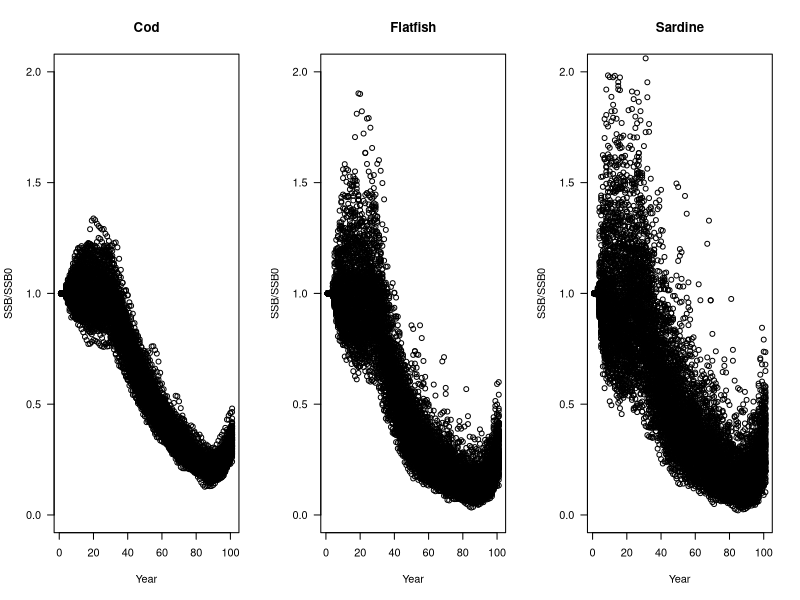
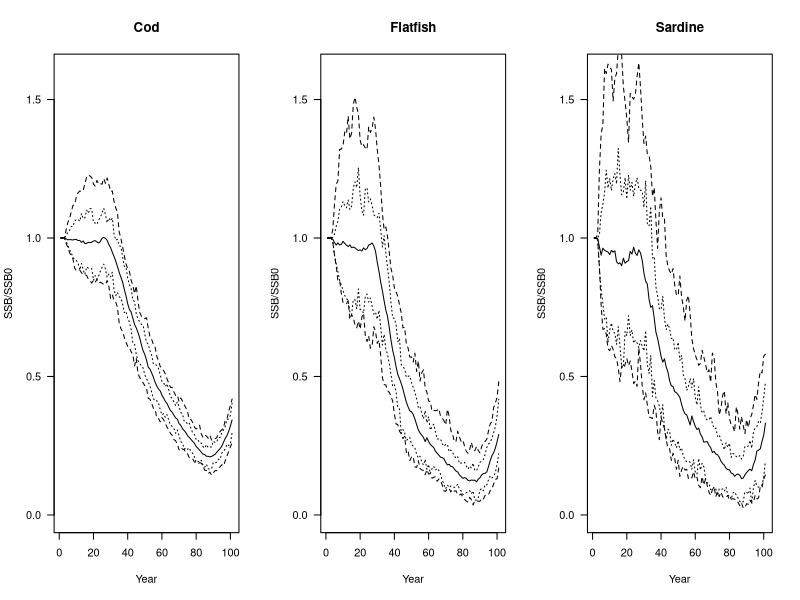

Write R code to recreate these figures, in order.
#####################################################
#Population Simulations for each Life-history type
#####################################################

#Still need to save population output
SimPop<-function(seed=1,
                 fage=0,
                 lage=15,
                 fyear=1,
                 lyear=100,
                 Linf=25,
                 a3=0.5,
                 L1=10,
                 BK=0.4,
                 Weight_scaling=1.7e-5,
                 Weight_allometry=2.9,
                 Mref=0.4,
                 Mat_50=15.9,
                 Mat_slope=-0.9,
                 Sel_50=15.9,
                 Sel_slope=3.3,
                 R0=exp(16),
                 h=0.59,
                 sd_rec=0.73,
                 fint=0.25,
                 fhigh=0.25,
                 flow=0.25,
                 stochastic=TRUE){      

set.seed(seed)

#Length at age
Lmin<-0
b<-(L1-Lmin)/a3
Laa<-Lmin+b*0
Laa<-NA
Laa[1]<-Lmin+b*0
Laa[2:lage]<-Linf+(L1-Linf)*exp(-BK*((1:(lage-1))-a3))
Laa[lage+1]<-Linf
Laa[1]<-uniroot(f=function(x) x+(x-Linf)*(exp(-BK)-1)-Laa[2], interval=c(0.01,100))$root

#Weight at age
Waa<-Weight_scaling*Laa^Weight_allometry

#Natural mortality at age
Maa<-Mref*(Laa/(Linf*0.75))^-1
#Maa<-rep(Mref,length(fage:lage))    #Constant M

#Maturity
Mat<-1/(1+exp(Mat_slope*(Laa-Mat_50)))

#Fishery Selectivity 
Sel<-1/(1+exp(-Sel_slope*(Laa-Sel_50)))
Sel<-Sel/max(Sel)

#Fishing intensity, starts in year 25
k_int<-0.15
mid_int<-20
F_int<-NA
#F_int[fyear:lyear]<-fint
F_int[fyear:25]<-0
F_int[26:85]<-fhigh/length(26:85)*(1:length(26:85))
F_int[86:lyear]<-F_int[85]+(flow-fhigh)/length(86:lyear)*(1:length(86:lyear))

#Now Pop Stuff
lxo<-c(1,cumprod(exp(-Maa[1:lage])))   #survivorship
lxo[lage+1]<-lxo[lage+1]/(1-exp(-Maa[lage+1]))   #plus group survivorship
N0aa<-R0*lxo
SSB0<-sum(N0aa*Mat*Waa)  #Unfished SSB calc

#Population Simulation
Faa<-Zaa<-matrix(NA, nrow=lyear, ncol=lage+1)
Naa<-matrix(NA, nrow=lyear+1, ncol=lage+1)
Naa[1,]<-N0aa
SSB<-sum(Naa[1,]*Mat*Waa)

for(i in fyear:lyear){
  Faa[i,]<-F_int[i]*Sel
  Zaa[i,]<-Maa+Faa[i,]
  for(j in 1:lage){
    Naa[i+1,j+1]<-Naa[i,j]*exp(-Zaa[i,j])
  }
  Naa[i+1,lage+1]<-Naa[i+1,lage+1]+Naa[i,lage+1]*exp(-Zaa[i,lage+1]) #plus group
  
  SSB[i+1] <- sum(Naa[i+1,]*Mat*Waa, na.rm=TRUE)
  if (stochastic==TRUE){
   Naa[i+1,1] <- (4*h*R0*SSB[i+1])/(SSB0*(1-h)+SSB[i+1]*(5*h-1))*exp(rnorm(n=1,mean=0, sd=sd_rec)-0.5*sd_rec^2)
#   Naa[i+1,1] <- rlnorm(n=1,meanlog=log((4*h*R0*SSB[i+1])/(SSB0*(1-h)+SSB[i+1]*(5*h-1))), sdlog=sd_rec)
  } else {
   Naa[i+1,1] <- (4*h*R0*SSB[i+1])/(SSB0*(1-h)+SSB[i+1]*(5*h-1))
  }
}

Caa<-Faa/Zaa*Naa[1:lyear,]*(1-exp(-Zaa))

return(list(fage=fage,lage=lage,seed=seed,fyear=fyear,lyear=lyear,Linf=Linf,a3=a3,L1=L1,BK=BK,Weight_scaling=Weight_scaling,Weight_allometry=Weight_allometry,Mref=Mref,
            Mat_50=Mat_50,Mat_slope=Mat_slope,Sel_50=Sel_50,Sel_slope=Sel_slope,R0=R0,h=h,sd_rec=sd_rec,fint=fint,fhigh=fhigh,flow=flow,stochastic=stochastic,
            Laa=Laa,
            Waa=Waa,
            Mat=Mat,
            F_int=F_int,
            lxo=lxo,
            Naa=Naa,
            Caa=Caa,
            SSB=SSB,
            SSB0=SSB0,
            N0aa=N0aa,
            Maa=Maa,
            Sel=Sel,
            Faa=Faa,
            Zaa=Zaa))
}

#To get fmsy and stuff
#Tot_Yield=sum(t(t(Caa)*Waa))      Yield_TermYr=sum(Caa[lyear,]*Waa))


Get_Data<-function(OM=NA,              #Operating model from which to model
                   dat_seed=1,
                   sd_catch=0.05,
                   N_Comp=100,
                   q_index=0.0001,
                   sd_index=0.25){

  set.seed(dat_seed)
  #Getting Data
  Obs_Catch<-Obs_Index<-NA
  Obs_Catch_Comp<-matrix(NA,nrow=75,ncol=length(OM$fage:OM$lage))
  for (d in 26:100){
    Obs_Catch[d-25]<-rlnorm(1, meanlog=log(sum(OM$Caa[d,]*OM$Waa)), sdlog=sd_catch)
    Obs_Catch_Comp[d-25,]<-rmultinom(n=1,size=N_Comp, prob=OM$Caa[d,])
    Obs_Index[d-25]<-rlnorm(1, meanlog=log(sum(OM$Naa[d,]*((1-exp(-OM$Zaa[d,]))/OM$Zaa[d,])*OM$Sel*OM$Waa)*q_index), sdlog=sd_index)
  }
  
  return(list(OM=OM,dat_seed=dat_seed,sd_catch=sd_catch,N_Comp=N_Comp,q_index=q_index,sd_index=sd_index,
              Obs_Catch=Obs_Catch,
              Obs_Catch_Comp=Obs_Catch_Comp,
              Obs_Index=Obs_Index))
}



#Fhigh is F that equals 0.85 MSY, as is flow

#Sardine, 0.33 is fmsy for Sardine, fhigh is 0.6021535, flow is 0.16
#MSY 46304.48 (*0.85 = 39358.81)
Nsim<-100
Sardine_runs<-list()
for (s in 1:Nsim){
 Sardine_runs[[s]]<-SimPop(seed=s,fage=0,lage=15,fyear=1,lyear=100,
   Linf=25,
   a3=0.5,
   L1=10,
   BK=0.4,
   Weight_scaling=1.7e-5,
   Weight_allometry=2.9,
   Mref=0.4,
   Mat_50=15.9,
   Mat_slope=-0.9,
   Sel_50=15.9,
   Sel_slope=3.3,
   R0=exp(16),
   h=0.59,
   sd_rec=0.73,
   fhigh=0.6021535, 
   flow=0.16,
   stochastic=TRUE)
}

#For Flatfish, fmsy is 0.25, MSY is 1596.706 (*0.85= 1357.2), and fhigh which reaches 0.85*MSY is 0.516, flow is 0.11
Flatfish_runs<-list()
for (s in 1:Nsim){
 Flatfish_runs[[s]]<-SimPop(seed=s,
   fage=0,
   lage=25,
   fyear=1,
   lyear=100,
   Linf=47.4,
   a3=0.5,
   L1=12.7,
   BK=0.35,
   Weight_scaling=1e-5,
   Weight_allometry=3,
   Mref=0.2,
   Mat_50=28.9,
   Mat_slope=-0.42,
   Sel_50=28.9,
   Sel_slope=7,
   R0=exp(10.5),
   h=0.76,
   sd_rec=0.7,
   fhigh=0.516, 
   flow=0.11, 
   stochastic=TRUE)
}

#For Cod, fmsy is 0.11, MSY is 8119380 (*0.85=6901473), f that reaches 0.85*MSY is 0.1981, flow is 0.05825
Cod_runs<-list()
for (s in 1:Nsim){
 Cod_runs[[s]]<-SimPop(seed=s,
   fage=0,
   lage=25,
   fyear=1,
   lyear=100,
   Linf=132,
   a3=0.5,
   L1=20,
   BK=0.2,
   Weight_scaling=6.8e-6,
   Weight_allometry=3.1,
   Mref=0.2,
   Mat_50=38.2,
   Mat_slope=-0.27,
   Sel_50=38.2,
   Sel_slope=10.6,
   R0=exp(18.7),
   h=0.65,
   sd_rec=0.4,
   fhigh=0.1981, 
   flow=0.05825, 
   stochastic=TRUE)
}


par(mfrow=c(1,3))
plot(1:101,Cod_runs[[1]]$SSB/Cod_runs[[1]]$SSB0, ylim=c(0,2), las=1, xlab="Year", ylab="SSB/SSB0", main="Cod")
Cod_Depl<-matrix(NA, nrow=Nsim,ncol=101)
Cod_Depl[1,]<-Cod_runs[[1]]$SSB/Cod_runs[[1]]$SSB0
for(s in 2:Nsim){
  Cod_Depl[s,]<-Cod_runs[[s]]$SSB/Cod_runs[[s]]$SSB0
  points(1:101,Cod_runs[[s]]$SSB/Cod_runs[[s]]$SSB0)
}
plot(1:101,Flatfish_runs[[1]]$SSB/Flatfish_runs[[1]]$SSB0, ylim=c(0,2), las=1, xlab="Year", ylab="SSB/SSB0", main="Flatfish")
Flatfish_Depl<-matrix(NA, nrow=Nsim,ncol=101)
Flatfish_Depl[1,]<-Flatfish_runs[[1]]$SSB/Flatfish_runs[[1]]$SSB0
for(s in 2:Nsim){
  Flatfish_Depl[s,]<-Flatfish_runs[[s]]$SSB/Flatfish_runs[[s]]$SSB0
  points(1:101,Flatfish_runs[[s]]$SSB/Flatfish_runs[[s]]$SSB0)
}
plot(1:101,Sardine_runs[[1]]$SSB/Sardine_runs[[1]]$SSB0, ylim=c(0,2), las=1, xlab="Year", ylab="SSB/SSB0", main="Sardine")
Sardine_Depl<-matrix(NA, nrow=Nsim,ncol=101)
Sardine_Depl[1,]<-Sardine_runs[[1]]$SSB/Sardine_runs[[1]]$SSB0
for(s in 2:Nsim){
  Sardine_Depl[s,]<-Sardine_runs[[s]]$SSB/Sardine_runs[[s]]$SSB0
  points(1:101,Sardine_runs[[s]]$SSB/Sardine_runs[[s]]$SSB0)
}

#Ok looking at some CIs of the intervals
library(coda)
par(mfrow=c(1,3))
plot(1:101,HPDinterval(as.mcmc(Cod_Depl), prob=0.95)[,1], type="l", lty=2, ylim=c(0,1.6), las=1, xlab="Year", ylab="SSB/SSB0", main="Cod")
lines(1:101,apply(Cod_Depl,2,median),lty=1)
lines(1:101,HPDinterval(as.mcmc(Cod_Depl), prob=0.95)[,2],lty=2)
lines(1:101,HPDinterval(as.mcmc(Cod_Depl), prob=0.75)[,1],lty=3)
lines(1:101,HPDinterval(as.mcmc(Cod_Depl), prob=0.75)[,2],lty=3)

plot(1:101,HPDinterval(as.mcmc(Flatfish_Depl), prob=0.95)[,1], type="l", lty=2, ylim=c(0,1.6), las=1, xlab="Year", ylab="SSB/SSB0", main="Flatfish")
lines(1:101,apply(Flatfish_Depl,2,median),lty=1)
lines(1:101,HPDinterval(as.mcmc(Flatfish_Depl), prob=0.95)[,2],lty=2)
lines(1:101,HPDinterval(as.mcmc(Flatfish_Depl), prob=0.75)[,1],lty=3)
lines(1:101,HPDinterval(as.mcmc(Flatfish_Depl), prob=0.75)[,2],lty=3)

plot(1:101,HPDinterval(as.mcmc(Sardine_Depl), prob=0.95)[,1], type="l", lty=2, ylim=c(0,1.6), las=1, xlab="Year", ylab="SSB/SSB0", main="Sardine")
lines(1:101,apply(Sardine_Depl,2,median),lty=1)
lines(1:101,HPDinterval(as.mcmc(Sardine_Depl), prob=0.95)[,2],lty=2)
lines(1:101,HPDinterval(as.mcmc(Sardine_Depl), prob=0.75)[,1],lty=3)
lines(1:101,HPDinterval(as.mcmc(Sardine_Depl), prob=0.75)[,2],lty=3)

#Then CKMR
